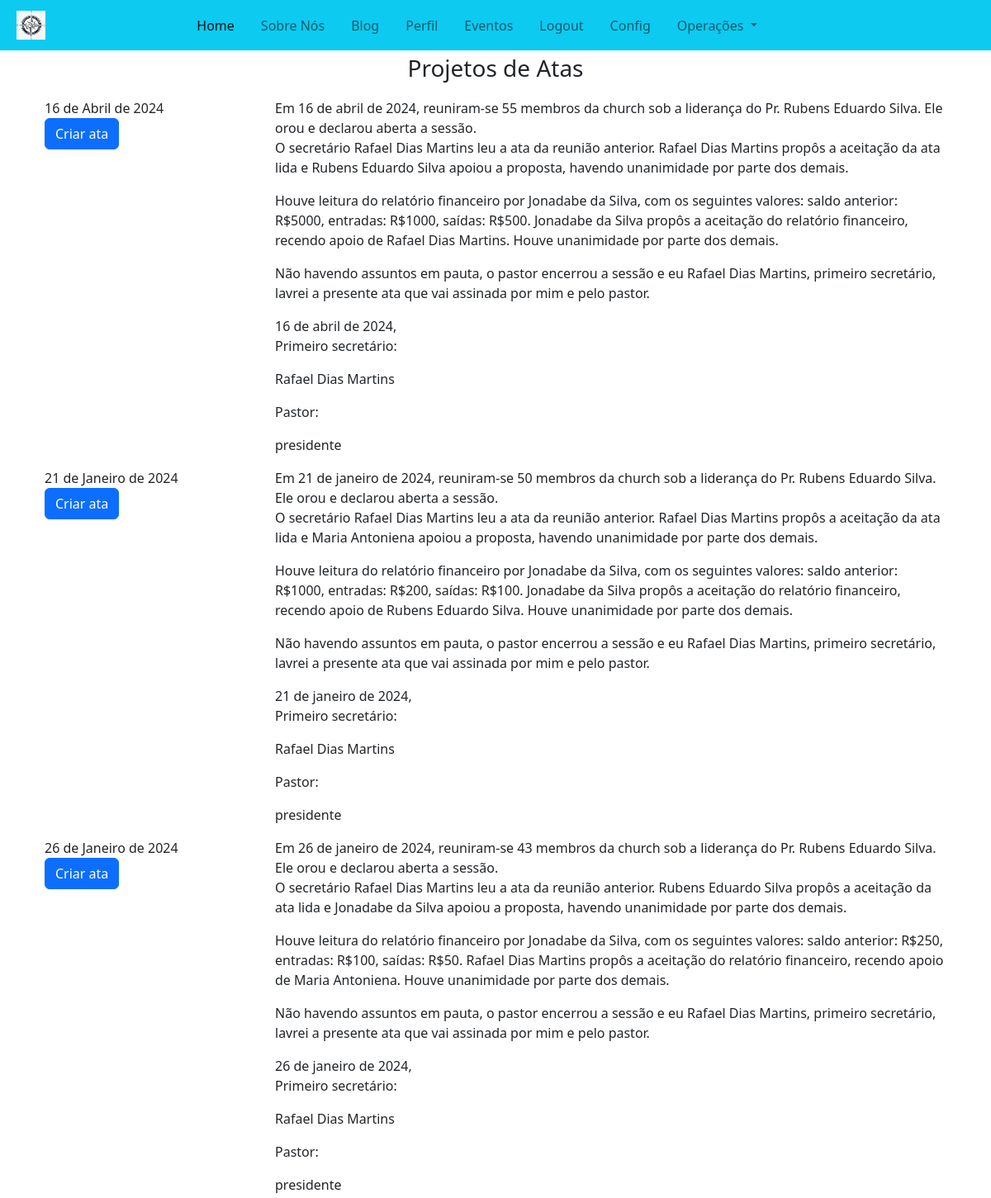
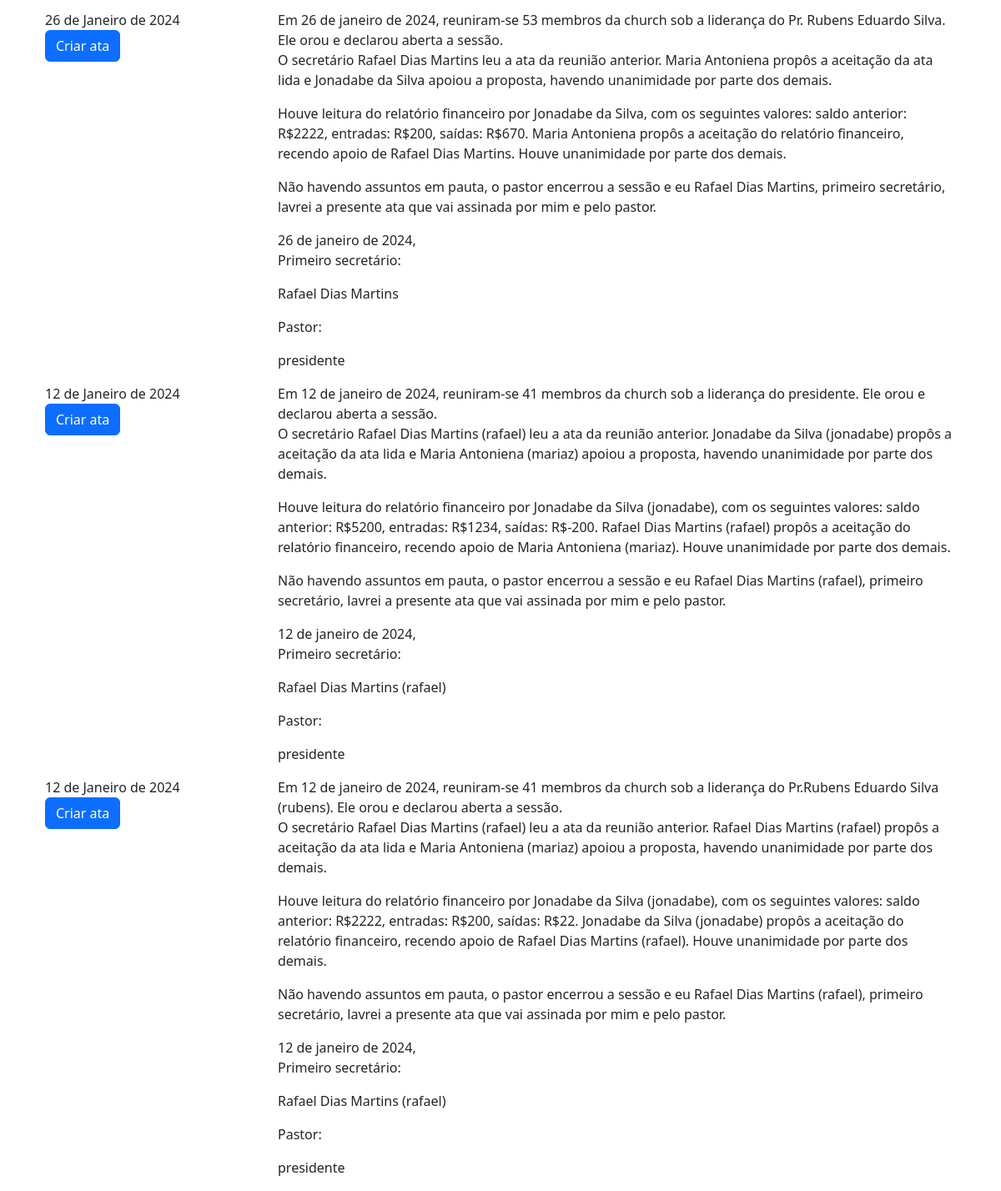
Page /secretarial/meeting/projects (signed in) on the committed database (2 pictures, top to bottom).
### secretarial/models/minute_project_model.py (models this page shows, shortened)
class MinuteProjectModel(BaseModel):
    president = models.ForeignKey(
        CustomUser, on_delete=models.SET_NULL, null=True, related_name="meet_president"
    )
    secretary = models.ForeignKey(
        CustomUser, on_delete=models.SET_NULL, null=True, related_name="meet_secretary"
    )
    treasurer = models.ForeignKey(
        CustomUser, on_delete=models.SET_NULL, null=True, related_name="meet_treasurer"
    )
    meeting_date = models.DateField()
    number_of_attendees = models.CharField(max_length=3)
    previous_minute_reading = models.BooleanField(default=True)
    minute_reading_acceptance_proposal = models.ForeignKey(
        CustomUser, on_delete=models.SET_NULL, related_name="mr_acceptor", null=True
    )
    minute_reading_acceptance_proposal_support = models.ForeignKey(
        CustomUser, on_delete=models.SET_NULL, related_name="mr_supporter", null=True
    )
    previous_finance_report_reading = models.BooleanField(default=True)
    finance_report_acceptance_proposal = models.ForeignKey(
        CustomUser, on_delete=models.SET_NULL, related_name="fr_acceptor", null=True
    )
    finance_report_acceptance_proposal_support = models.ForeignKey(
        CustomUser, on_delete=models.SET_NULL, related_name="fr_supporter", null=True
    )
    last_months_balance = models.DecimalField(decimal_places=2, max_digits=8)
    revenue = models.DecimalField(decimal_places=2, max_digits=8)
    expenses = models.DecimalField(decimal_places=2, max_digits=8)
    meeting_agenda = models.ManyToManyField(MeetingAgendaModel)
    body = RichTextField(blank=True, null=True)
    class Meta:
        verbose_name = "Projeto de Ata"
        verbose_name_plural = "Projeto de Ata"

### secretarial/views/minutes_project_list_view.py (the view)
class MinutesProjectListView(PermissionRequiredMixin, ListView):
    permission_required = "secretarial.add_meetingminutemodel"
    model = MinuteProjectModel
    template_name = 'secretarial/list_minutes_projects.html'
    ordering = ['-created']
    context_object_name = 'minutes'

### core/core_context_processor.py (called while the page is built)
def context_user_data(request):
    file_path = find("json/church_info.json")
    church_info = {}
    try:
        with open(file_path, "r") as file:
            church_info = json.load(file)
    except FileNotFoundError:
        print("Erro: File not found")
    if request.user.is_authenticated:
        user = CustomUser.objects.get(pk=request.user.id)
        return {
            "user": user,
            "church_info": church_info,
        }
    else:
        return {"church_info": church_info}

### secretarial/templates/secretarial/list_minutes_projects.html
{% extends 'core/base.html' %} {% block content %}
{% load static %}
<div class="container">
  <div class="container text-center">
    <p class="fs-3 fw-light">Projetos de Atas</p>
  </div>
  <div class="container">
    <div class="col-12 mx-auto">
      {% if minutes %}
      {% for m in minutes %}
      <div class="row">
        <div class="col-3">
          {{m.meeting_date}}<br>
          <a href="{% url 'secretarial:minute-creation-form-view' m.id %}" class="btn btn-primary">Criar ata</a>
        </div>
        <div class="col-9">
          {{m.body|safe}}
        </div>
      </div>
      {% endfor %}
      {% endif %}
    </div>
  </div>
</div>
{% endblock %}

### rows in the picture
MinuteProjectModel: meeting_date "16 de Abril de 2024", body "Em 16 de abril de 2024, reuniram-se 55 membros da church sob a liderança do Pr. Rubens Eduardo Silva. Ele orou e declarou aberta a sessão. O secretário Rafael Dias Martins leu a ata da reunião anterior. Rafael Dias Martins propôs a aceitação da ata lida e Rubens Eduardo Silva apoiou a proposta, havendo unanimidade por parte dos demais. Houve leitura do relatório financeiro por Jonadabe da Silva, com os seguintes valores: saldo anterior: R$5000, entradas: R$1000, saídas: R$500. Jonadabe da Silva propôs a aceitação do relatório financeiro, recendo apoio de Rafael Dias Martins. Houve unanimidade por parte dos demais. Não havendo assuntos em pauta, o pastor encerrou a sessão e eu Rafael Dias…"
MinuteProjectModel: meeting_date "21 de Janeiro de 2024", body "Em 21 de janeiro de 2024, reuniram-se 50 membros da church sob a liderança do Pr. Rubens Eduardo Silva. Ele orou e declarou aberta a sessão. O secretário Rafael Dias Martins leu a ata da reunião anterior. Rafael Dias Martins propôs a aceitação da ata lida e Maria Antoniena apoiou a proposta, havendo unanimidade por parte dos demais. Houve leitura do relatório financeiro por Jonadabe da Silva, com os seguintes valores: saldo anterior: R$1000, entradas: R$200, saídas: R$100. Jonadabe da Silva propôs a aceitação do relatório financeiro, recendo apoio de Rubens Eduardo Silva. Houve unanimidade por parte dos demais. Não havendo assuntos em pauta, o pastor encerrou a sessão e eu Rafael Dias…"
MinuteProjectModel: meeting_date "26 de Janeiro de 2024", body "Em 26 de janeiro de 2024, reuniram-se 43 membros da church sob a liderança do Pr. Rubens Eduardo Silva. Ele orou e declarou aberta a sessão. O secretário Rafael Dias Martins leu a ata da reunião anterior. Rubens Eduardo Silva propôs a aceitação da ata lida e Jonadabe da Silva apoiou a proposta, havendo unanimidade por parte dos demais. Houve leitura do relatório financeiro por Jonadabe da Silva, com os seguintes valores: saldo anterior: R$250, entradas: R$100, saídas: R$50. Rafael Dias Martins propôs a aceitação do relatório financeiro, recendo apoio de Maria Antoniena. Houve unanimidade por parte dos demais. Não havendo assuntos em pauta, o pastor encerrou a sessão e eu Rafael Dias…"
MinuteProjectModel: meeting_date "26 de Janeiro de 2024", body "Em 26 de janeiro de 2024, reuniram-se 53 membros da church sob a liderança do Pr. Rubens Eduardo Silva. Ele orou e declarou aberta a sessão. O secretário Rafael Dias Martins leu a ata da reunião anterior. Maria Antoniena propôs a aceitação da ata lida e Jonadabe da Silva apoiou a proposta, havendo unanimidade por parte dos demais. Houve leitura do relatório financeiro por Jonadabe da Silva, com os seguintes valores: saldo anterior: R$2222, entradas: R$200, saídas: R$670. Maria Antoniena propôs a aceitação do relatório financeiro, recendo apoio de Rafael Dias Martins. Houve unanimidade por parte dos demais. Não havendo assuntos em pauta, o pastor encerrou a sessão e eu Rafael Dias Martins,…"
MinuteProjectModel: meeting_date "12 de Janeiro de 2024", body "Em 12 de janeiro de 2024, reuniram-se 41 membros da church sob a liderança do presidente. Ele orou e declarou aberta a sessão. O secretário Rafael Dias Martins (rafael) leu a ata da reunião anterior. Jonadabe da Silva (jonadabe) propôs a aceitação da ata lida e Maria Antoniena (mariaz) apoiou a proposta, havendo unanimidade por parte dos demais. Houve leitura do relatório financeiro por Jonadabe da Silva (jonadabe), com os seguintes valores: saldo anterior: R$5200, entradas: R$1234, saídas: R$-200. Rafael Dias Martins (rafael) propôs a aceitação do relatório financeiro, recendo apoio de Maria Antoniena (mariaz). Houve unanimidade por parte dos demais. Não havendo assuntos em pauta, o pastor…"
MinuteProjectModel: meeting_date "12 de Janeiro de 2024", body "Em 12 de janeiro de 2024, reuniram-se 41 membros da church sob a liderança do Pr.Rubens Eduardo Silva (rubens). Ele orou e declarou aberta a sessão. O secretário Rafael Dias Martins (rafael) leu a ata da reunião anterior. Rafael Dias Martins (rafael) propôs a aceitação da ata lida e Maria Antoniena (mariaz) apoiou a proposta, havendo unanimidade por parte dos demais. Houve leitura do relatório financeiro por Jonadabe da Silva (jonadabe), com os seguintes valores: saldo anterior: R$2222, entradas: R$200, saídas: R$22. Jonadabe da Silva (jonadabe) propôs a aceitação do relatório financeiro, recendo apoio de Rafael Dias Martins (rafael). Houve unanimidade por parte dos demais. Não havendo…"
